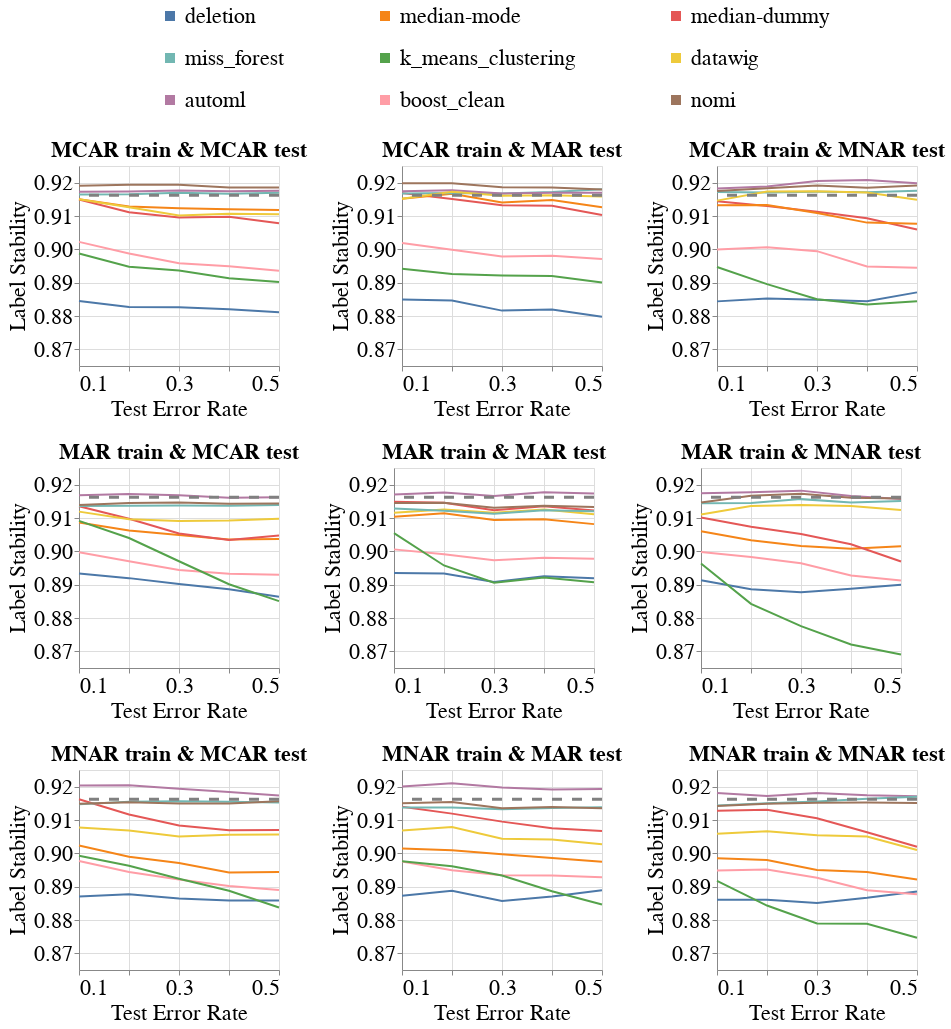

Notebook source saved alongside this figure:
### Code cell
create_line_bands_for_diff_imputers(dataset_name=DATASET_NAME,
                                    model_name='rf_clf',
                                    metric_name='Label_Stability',
                                    db_client=db_client,
                                    with_band=False)

### Figure 1 — Vega-Lite specification as saved in the notebook (floating-point values rounded to 4 significant figures; data arrays with more than 128 entries replaced by an {"elided": "..."} marker saying what was removed)
{"config": {"view": {"continuousWidth": 400, "continuousHeight": 300}, "axis": {"labelFontSize": 22, "labelFontWeight": "normal", "titleFontSize": 22, "titleFontWeight": "normal"}, "legend": {"columns": 3, "direction": "horizontal", "labelFontSize": 22, "labelLimit": 400, "orient": "top", "symbolOffset": 80, "symbolStrokeWidth": 10, "titleAnchor": "middle", "titleFontSize": 22, "titleLimit": 300}, "title": {"fontSize": 22}}, "vconcat": [{"hconcat": [{"layer": [{"data": {"name": "data-8917be2a4adddd30ba60a59ebde2340c"}, "mark": "line", "encoding": {"color": {"field": "Null_Imputer_Name", "sort": ["deletion", "median-mode", "median-dummy", "miss_forest", "k_means_clustering", "datawig", "automl", "boost_clean"], "title": null, "type": "nominal"}, "x": {"axis": {"labelExpr": "(datum.value == 0.1) || (datum.value == 0.3) || (datum.value == 0.5) ? datum.label : ''"}, "field": "Test_Error_Rate", "scale": {"nice": false}, "title": "Test Error Rate", "type": "quantitative"}, "y": {"aggregate": "mean", "field": "Metric_Value", "scale": {"zero": false}, "title": "Label Stability", "type": "quantitative"}}}, {"data": {"name": "data-43a75e0b906d4ce815c53626f465591e"}, "mark": {"type": "rule", "strokeDash": [10, 10]}, "encoding": {"color": {"value": "grey"}, "size": {"value": 3}, "y": {"field": "Baseline_Mean", "type": "quantitative"}}}], "height": 200, "title": {"text": "MCAR train & MCAR test", "fontSize": 22}, "width": 200}, {"layer": [{"data": {"name": "data-664712b8cbc0632b2c409054cb77bbc6"}, "mark": "line", "encoding": {"color": {"field": "Null_Imputer_Name", "sort": ["deletion", "median-mode", "median-dummy", "miss_forest", "k_means_clustering", "datawig", "automl", "boost_clean"], "title": null, "type": "nominal"}, "x": {"axis": {"labelExpr": "(datum.value == 0.1) || (datum.value == 0.3) || (datum.value == 0.5) ? datum.label : ''"}, "field": "Test_Error_Rate", "scale": {"nice": false}, "title": "Test Error Rate", "type": "quantitative"}, "y": {"aggregate": "mean", "field": "Metric_Value", "scale": {"zero": false}, "title": "Label Stability", "type": "quantitative"}}}, {"data": {"name": "data-43a75e0b906d4ce815c53626f465591e"}, "mark": {"type": "rule", "strokeDash": [10, 10]}, "encoding": {"color": {"value": "grey"}, "size": {"value": 3}, "y": {"field": "Baseline_Mean", "type": "quantitative"}}}], "height": 200, "title": {"text": "MCAR train & MAR test", "fontSize": 22}, "width": 200}, {"layer": [{"data": {"name": "data-3f928018be087b04913c3ab38c014105"}, "mark": "line", "encoding": {"color": {"field": "Null_Imputer_Name", "sort": ["deletion", "median-mode", "median-dummy", "miss_forest", "k_means_clustering", "datawig", "automl", "boost_clean"], "title": null, "type": "nominal"}, "x": {"axis": {"labelExpr": "(datum.value == 0.1) || (datum.value == 0.3) || (datum.value == 0.5) ? datum.label : ''"}, "field": "Test_Error_Rate", "scale": {"nice": false}, "title": "Test Error Rate", "type": "quantitative"}, "y": {"aggregate": "mean", "field": "Metric_Value", "scale": {"zero": false}, "title": "Label Stability", "type": "quantitative"}}}, {"data": {"name": "data-43a75e0b906d4ce815c53626f465591e"}, "mark": {"type": "rule", "strokeDash": [10, 10]}, "encoding": {"color": {"value": "grey"}, "size": {"value": 3}, "y": {"field": "Baseline_Mean", "type": "quantitative"}}}], "height": 200, "title": {"text": "MCAR train & MNAR test", "fontSize": 22}, "width": 200}], "resolve": {"scale": {"y": "shared"}}}, {"hconcat": [{"layer": [{"data": {"name": "data-8286b9a4836b5a8e9be9839088535f5e"}, "mark": "line", "encoding": {"color": {"field": "Null_Imputer_Name", "sort": ["deletion", "median-mode", "median-dummy", "miss_forest", "k_means_clustering", "datawig", "automl", "boost_clean"], "title": null, "type": "nominal"}, "x": {"axis": {"labelExpr": "(datum.value == 0.1) || (datum.value == 0.3) || (datum.value == 0.5) ? datum.label : ''"}, "field": "Test_Error_Rate", "scale": {"nice": false}, "title": "Test Error Rate", "type": "quantitative"}, "y": {"aggregate": "mean", "field": "Metric_Value", "scale": {"zero": false}, "title": "Label Stability", "type": "quantitative"}}}, {"data": {"name": "data-43a75e0b906d4ce815c53626f465591e"}, "mark": {"type": "rule", "strokeDash": [10, 10]}, "encoding": {"color": {"value": "grey"}, "size": {"value": 3}, "y": {"field": "Baseline_Mean", "type": "quantitative"}}}], "height": 200, "title": {"text": "MAR train & MCAR test", "fontSize": 22}, "width": 200}, {"layer": [{"data": {"name": "data-3bbc436aaa91da790de126d01b3d7e15"}, "mark": "line", "encoding": {"color": {"field": "Null_Imputer_Name", "sort": ["deletion", "median-mode", "median-dummy", "miss_forest", "k_means_clustering", "datawig", "automl", "boost_clean"], "title": null, "type": "nominal"}, "x": {"axis": {"labelExpr": "(datum.value == 0.1) || (datum.value == 0.3) || (datum.value == 0.5) ? datum.label : ''"}, "field": "Test_Error_Rate", "scale": {"nice": false}, "title": "Test Error Rate", "type": "quantitative"}, "y": {"aggregate": "mean", "field": "Metric_Value", "scale": {"zero": false}, "title": "Label Stability", "type": "quantitative"}}}, {"data": {"name": "data-43a75e0b906d4ce815c53626f465591e"}, "mark": {"type": "rule", "strokeDash": [10, 10]}, "encoding": {"color": {"value": "grey"}, "size": {"value": 3}, "y": {"field": "Baseline_Mean", "type": "quantitative"}}}], "height": 200, "title": {"text": "MAR train & MAR test", "fontSize": 22}, "width": 200}, {"layer": [{"data": {"name": "data-1ef1304d42f90ef3e54b7546364c840a"}, "mark": "line", "encoding": {"color": {"field": "Null_Imputer_Name", "sort": ["deletion", "median-mode", "median-dummy", "miss_forest", "k_means_clustering", "datawig", "automl", "boost_clean"], "title": null, "type": "nominal"}, "x": {"axis": {"labelExpr": "(datum.value == 0.1) || (datum.value == 0.3) || (datum.value == 0.5) ? datum.label : ''"}, "field": "Test_Error_Rate", "scale": {"nice": false}, "title": "Test Error Rate", "type": "quantitative"}, "y": {"aggregate": "mean", "field": "Metric_Value", "scale": {"zero": false}, "title": "Label Stability", "type": "quantitative"}}}, {"data": {"name": "data-43a75e0b906d4ce815c53626f465591e"}, "mark": {"type": "rule", "strokeDash": [10, 10]}, "encoding": {"color": {"value": "grey"}, "size": {"value": 3}, "y": {"field": "Baseline_Mean", "type": "quantitative"}}}], "height": 200, "title": {"text": "MAR train & MNAR test", "fontSize": 22}, "width": 200}], "resolve": {"scale": {"y": "shared"}}}, {"hconcat": [{"layer": [{"data": {"name": "data-6958e6d4d8d7f7ab3bfbb2764fcff9fd"}, "mark": "line", "encoding": {"color": {"field": "Null_Imputer_Name", "sort": ["deletion", "median-mode", "median-dummy", "miss_forest", "k_means_clustering", "datawig", "automl", "boost_clean"], "title": null, "type": "nominal"}, "x": {"axis": {"labelExpr": "(datum.value == 0.1) || (datum.value == 0.3) || (datum.value == 0.5) ? datum.label : ''"}, "field": "Test_Error_Rate", "scale": {"nice": false}, "title": "Test Error Rate", "type": "quantitative"}, "y": {"aggregate": "mean", "field": "Metric_Value", "scale": {"zero": false}, "title": "Label Stability", "type": "quantitative"}}}, {"data": {"name": "data-43a75e0b906d4ce815c53626f465591e"}, "mark": {"type": "rule", "strokeDash": [10, 10]}, "encoding": {"color": {"value": "grey"}, "size": {"value": 3}, "y": {"field": "Baseline_Mean", "type": "quantitative"}}}], "height": 200, "title": {"text": "MNAR train & MCAR test", "fontSize": 22}, "width": 200}, {"layer": [{"data": {"name": "data-a1ab1ff0a13bea83a45f2a88208f04ba"}, "mark": "line", "encoding": {"color": {"field": "Null_Imputer_Name", "sort": ["deletion", "median-mode", "median-dummy", "miss_forest", "k_means_clustering", "datawig", "automl", "boost_clean"], "title": null, "type": "nominal"}, "x": {"axis": {"labelExpr": "(datum.value == 0.1) || (datum.value == 0.3) || (datum.value == 0.5) ? datum.label : ''"}, "field": "Test_Error_Rate", "scale": {"nice": false}, "title": "Test Error Rate", "type": "quantitative"}, "y": {"aggregate": "mean", "field": "Metric_Value", "scale": {"zero": false}, "title": "Label Stability", "type": "quantitative"}}}, {"data": {"name": "data-43a75e0b906d4ce815c53626f465591e"}, "mark": {"type": "rule", "strokeDash": [10, 10]}, "encoding": {"color": {"value": "grey"}, "size": {"value": 3}, "y": {"field": "Baseline_Mean", "type": "quantitative"}}}], "height": 200, "title": {"text": "MNAR train & MAR test", "fontSize": 22}, "width": 200}, {"layer": [{"data": {"name": "data-ddc02b25ff3e1607332ca9ab21ae5a52"}, "mark": "line", "encoding": {"color": {"field": "Null_Imputer_Name", "sort": ["deletion", "median-mode", "median-dummy", "miss_forest", "k_means_clustering", "datawig", "automl", "boost_clean"], "title": null, "type": "nominal"}, "x": {"axis": {"labelExpr": "(datum.value == 0.1) || (datum.value == 0.3) || (datum.value == 0.5) ? datum.label : ''"}, "field": "Test_Error_Rate", "scale": {"nice": false}, "title": "Test Error Rate", "type": "quantitative"}, "y": {"aggregate": "mean", "field": "Metric_Value", "scale": {"zero": false}, "title": "Label Stability", "type": "quantitative"}}}, {"data": {"name": "data-43a75e0b906d4ce815c53626f465591e"}, "mark": {"type": "rule", "strokeDash": [10, 10]}, "encoding": {"color": {"value": "grey"}, "size": {"value": 3}, "y": {"field": "Baseline_Mean", "type": "quantitative"}}}], "height": 200, "title": {"text": "MNAR train & MNAR test", "fontSize": 22}, "width": 200}], "resolve": {"scale": {"y": "shared"}}}], "resolve": {"scale": {"y": "shared"}}, "$schema": "https://vega.github.io/schema/vega-lite/v4.17.0.json", "datasets": {"data-8917be2a4adddd30ba60a59ebde2340c": {"elided": "270 records"}, "data-43a75e0b906d4ce815c53626f465591e": [{"Baseline_Mean": 0.9162}], "data-664712b8cbc0632b2c409054cb77bbc6": {"elided": "270 records"}, "data-3f928018be087b04913c3ab38c014105": {"elided": "270 records"}, "data-8286b9a4836b5a8e9be9839088535f5e": {"elided": "270 records"}, "data-3bbc436aaa91da790de126d01b3d7e15": {"elided": "270 records"}, "data-1ef1304d42f90ef3e54b7546364c840a": {"elided": "270 records"}, "data-6958e6d4d8d7f7ab3bfbb2764fcff9fd": {"elided": "270 records"}, "data-a1ab1ff0a13bea83a45f2a88208f04ba": {"elided": "270 records"}, "data-ddc02b25ff3e1607332ca9ab21ae5a52": {"elided": "270 records"}}}
